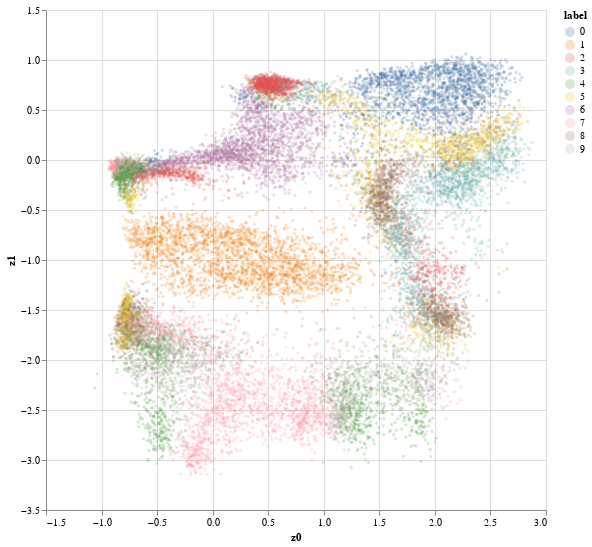

The code cell stored with this chart in its notebook:
### Code cell
alt.data_transformers.enable("vegafusion")

n = 20_000
df_plot = df.sample(n)

alt.Chart(df_plot).mark_circle(size=10, opacity=0.25).encode(
    x="z0",
    y="z1",
    color="label",
).properties(width=500, height=500).interactive()

### Figure 1 — Vega specification as saved in the notebook (floating-point values rounded to 4 significant figures; data arrays with more than 128 entries replaced by an {"elided": "..."} marker saying what was removed)
{"$schema": "https://vega.github.io/schema/vega/v5.json", "data": [{"name": "param_1_store"}, {"name": "source_0", "values": {"elided": "20000 records"}}, {"name": "source_0_x_domain_z0", "values": [{"min": -1.059, "max": 2.874}]}, {"name": "source_0_y_domain_z1", "values": [{"min": -3.145, "max": 1.062}]}, {"name": "source_0_color_domain_label", "values": [{"label": 3}, {"label": 4}, {"label": 0}, {"label": 7}, {"label": 8}, {"label": 6}, {"label": 9}, {"label": 2}, {"label": 5}, {"label": 1}]}], "signals": [{"name": "unit", "value": {}, "on": [{"events": "pointermove", "update": "isTuple(group()) ? group() : unit"}]}, {"name": "param_1", "update": "vlSelectionResolve(\"param_1_store\", \"union\")"}, {"name": "param_1_z0", "on": [{"events": [{"source": "view", "type": "dblclick"}], "update": "null"}, {"events": {"signal": "param_1_translate_delta"}, "update": "panLinear(param_1_translate_anchor.extent_x, -param_1_translate_delta.x / width)"}, {"events": {"signal": "param_1_zoom_delta"}, "update": "zoomLinear(domain(\"x\"), param_1_zoom_anchor.x, param_1_zoom_delta)"}]}, {"name": "param_1_z1", "on": [{"events": [{"source": "view", "type": "dblclick"}], "update": "null"}, {"events": {"signal": "param_1_translate_delta"}, "update": "panLinear(param_1_translate_anchor.extent_y, param_1_translate_delta.y / height)"}, {"events": {"signal": "param_1_zoom_delta"}, "update": "zoomLinear(domain(\"y\"), param_1_zoom_anchor.y, param_1_zoom_delta)"}]}, {"name": "param_1_tuple", "on": [{"events": [{"signal": "param_1_z0 || param_1_z1"}], "update": "param_1_z0 && param_1_z1 ? {unit: \"\", fields: param_1_tuple_fields, values: [param_1_z0,param_1_z1]} : null"}]}, {"name": "param_1_tuple_fields", "value": [{"field": "z0", "channel": "x", "type": "R"}, {"field": "z1", "channel": "y", "type": "R"}]}, {"name": "param_1_translate_anchor", "value": {}, "on": [{"events": [{"source": "scope", "type": "pointerdown"}], "update": "{x: x(unit), y: y(unit), extent_x: domain(\"x\"), extent_y: domain(\"y\")}"}]}, {"name": "param_1_translate_delta", "value": {}, "on": [{"events": [{"source": "window", "between": [{"source": "scope", "type": "pointerdown"}, {"source": "window", "type": "pointerup"}], "consume": true, "type": "pointermove"}], "update": "{x: param_1_translate_anchor.x - x(unit), y: param_1_translate_anchor.y - y(unit)}"}]}, {"name": "param_1_zoom_anchor", "on": [{"events": [{"source": "scope", "type": "wheel", "consume": true}], "update": "{x: invert(\"x\", x(unit)), y: invert(\"y\", y(unit))}"}]}, {"name": "param_1_zoom_delta", "on": [{"events": [{"source": "scope", "type": "wheel", "consume": true}], "update": "pow(1.001, event.deltaY * pow(16, event.deltaMode))", "force": true}]}, {"name": "param_1_modify", "on": [{"events": {"signal": "param_1_tuple"}, "update": "modify(\"param_1_store\", param_1_tuple, true)"}]}], "marks": [{"type": "symbol", "name": "marks", "from": {"data": "source_0"}, "encode": {"update": {"opacity": {"value": 0.25}, "size": {"value": 10}, "x": {"field": "z0", "scale": "x"}, "shape": {"value": "circle"}, "y": {"field": "z1", "scale": "y"}, "fill": {"field": "label", "scale": "color"}}}, "style": ["circle"], "clip": true, "interactive": true}], "scales": [{"name": "x", "type": "linear", "domain": [{"signal": "(data(\"source_0_x_domain_z0\")[0] || {}).min"}, {"signal": "(data(\"source_0_x_domain_z0\")[0] || {}).max"}], "range": [0, {"signal": "width"}], "nice": true, "domainRaw": {"signal": "param_1[\"z0\"]"}, "zero": true}, {"name": "y", "type": "linear", "domain": [{"signal": "(data(\"source_0_y_domain_z1\")[0] || {}).min"}, {"signal": "(data(\"source_0_y_domain_z1\")[0] || {}).max"}], "range": [{"signal": "height"}, 0], "domainRaw": {"signal": "param_1[\"z1\"]"}, "zero": true, "nice": true}, {"name": "color", "type": "ordinal", "domain": {"data": "source_0_color_domain_label", "field": "label", "sort": true}, "range": "category"}], "axes": [{"scale": "x", "gridScale": "y", "maxExtent": 0, "domain": false, "minExtent": 0, "ticks": false, "zindex": 0, "aria": false, "grid": true, "labels": false, "orient": "bottom", "tickCount": {"signal": "ceil(width/40)"}}, {"scale": "y", "aria": false, "zindex": 0, "tickCount": {"signal": "ceil(height/40)"}, "minExtent": 0, "ticks": false, "orient": "left", "maxExtent": 0, "labels": false, "gridScale": "x", "grid": true, "domain": false}, {"scale": "x", "labelOverlap": true, "orient": "bottom", "labelFlush": true, "grid": false, "title": "z0", "zindex": 0, "tickCount": {"signal": "ceil(width/40)"}}, {"scale": "y", "grid": false, "orient": "left", "title": "z1", "labelOverlap": true, "tickCount": {"signal": "ceil(height/40)"}, "zindex": 0}], "padding": 5, "height": 500, "style": "cell", "legends": [{"fill": "color", "symbolType": "circle", "title": "label", "encode": {"symbols": {"update": {"opacity": {"value": 0.25}}}}}], "width": 500, "background": "white"}
